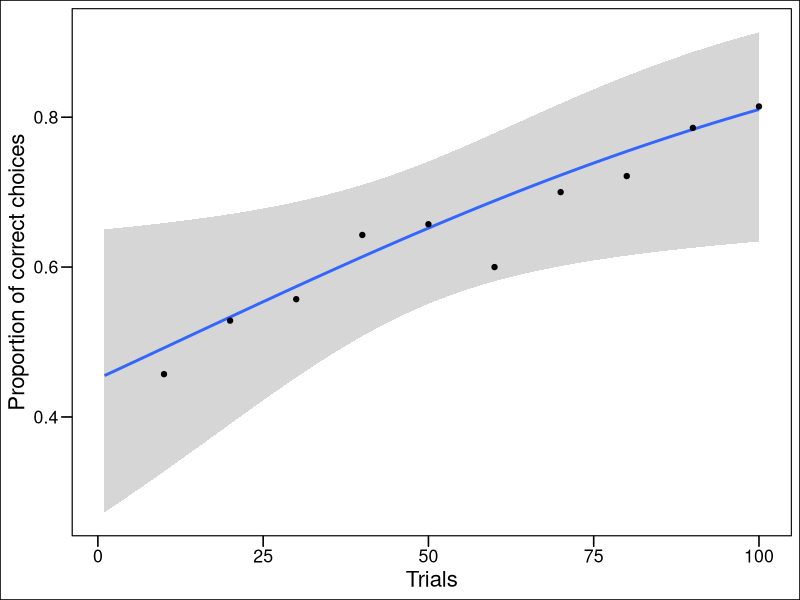
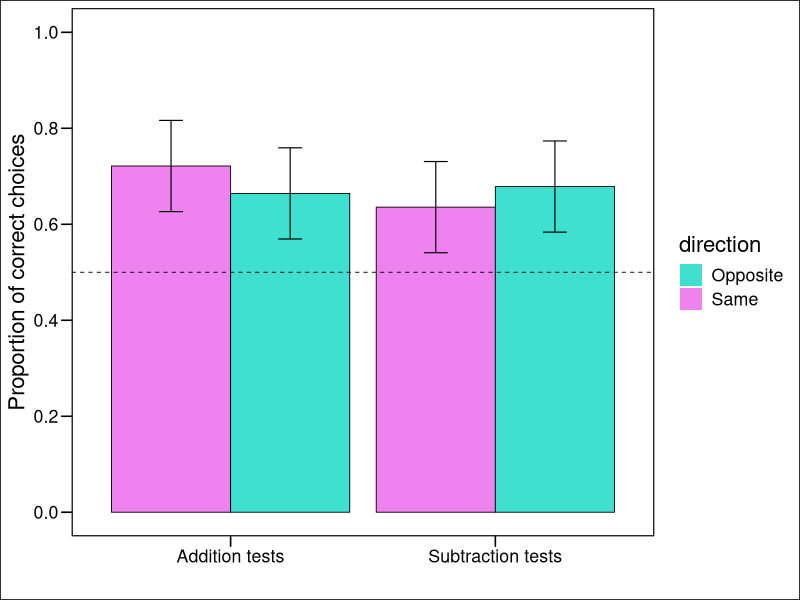

The R source for these figures, in order:
## ---- chunk 1
# load in libraries
library(tidyverse) #includes dplyr & ggplot
library(ggthemes)
library(patchwork)
library(viridis)
library(lme4)
## ---- chunk 2
# load in data
learning_phase <- read.table(file="Data/Learning_phase.csv", header=T, sep=",")
testing_phase <- read.table(file="Data/Testing_phase.csv", header=T, sep=",")

#reshaping data
learning_prop <- tibble(Trial=seq(10,100,10), propCorrect=rep(NA,10))
for(trial in seq(10,100,10)){
  learning_prop$propCorrect[trial/10] <- mean(learning_phase[learning_phase$Trial %in% c((trial-9):trial),"Choice"])
}

learning_prop2 <- tibble(Trial=seq(1,100,1), propCorrect=rep(NA,100))
for(trial in seq(1,100,1)){
  learning_prop2$propCorrect[trial] <- mean(learning_phase[learning_phase$Trial == trial,"Choice"])
}

#glm line for the learning phase
learning_glm <- glm(propCorrect ~ Trial, data = learning_prop, family="binomial")
ydata <- as.double(learning_glm$fitted.values)
xdata <- learning_prop$Trial


# reshaping testing phase data
testing_prop <- testing_phase %>%
  group_by(Test) %>%
  summarize(meanCorrect = mean(Choice)) %>%
  add_column(direction = c("Same","Opposite","Same","Opposite")) %>%
  add_column(algebra = c("Addition tests","Addition tests","Subtraction tests","Subtraction tests"))


# make confidence interval data

## ---- chunk 3
# making the first plot
learn_plot <- ggplot() +
  geom_smooth(data=learning_prop2, aes(x=Trial,y=propCorrect),
              method='glm',method.args = list(family = "binomial")) +
  geom_point(data=learning_prop, aes(x=Trial, y=propCorrect)) +
  theme_base() +
  xlab("Trials") +
  ylab("Proportion of correct choices") 
  # scale_y_continuous(breaks=c((3:9)/10), limits = c(0.3,0.9)) +
  # scale_x_continuous(breaks=seq(10,100,10)) +
  # geom_line(aes(x=xdata,y=ydata))
  
learn_plot


## ---- chunk 4
# Or maybe just the second plot

test_plot <- ggplot() +
  geom_bar(data = testing_prop, aes(x=algebra, y=meanCorrect, 
                                   fill=direction, color=I("black"),size=I(0.3)),
           position=position_dodge2(reverse=T,padding=0),stat="identity") +
  geom_hline(yintercept=0.5, linetype="dashed",size=0.3) +
  xlab("") +
  ylab("Proportion of correct choices") +
  scale_fill_manual(values = c("#3fe0d0","#ee82ef")) +
  scale_y_continuous(breaks=seq(0,1,0.2),limits=c(0,1)) +
  theme_base() +
  geom_errorbar(data=testing_prop, aes(x=algebra, ymax=meanCorrect+0.095, ymin=meanCorrect-.095),
                position=position_dodge2(reverse=T, padding=0.8, width=1), width=0.9, size=0.4)

## to-do:
# fix legend (change labels, switch points, move to top)
# fix yticks
# add x labels for each test: (1),(2),(3),(4)
# make individual bars skinnier
# add * to indicate significance
  

test_plot 
